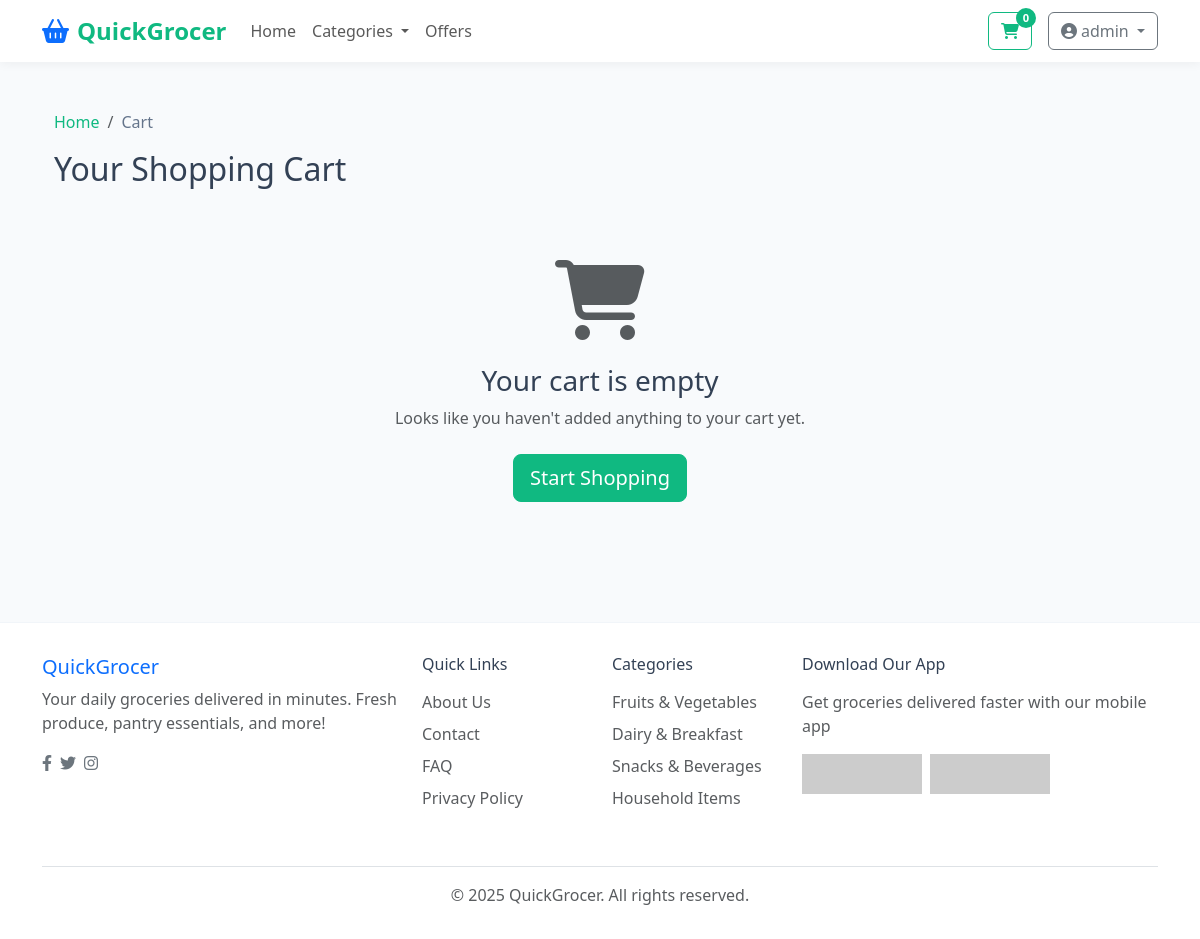
The app's page /cart/ (signed in), older data.
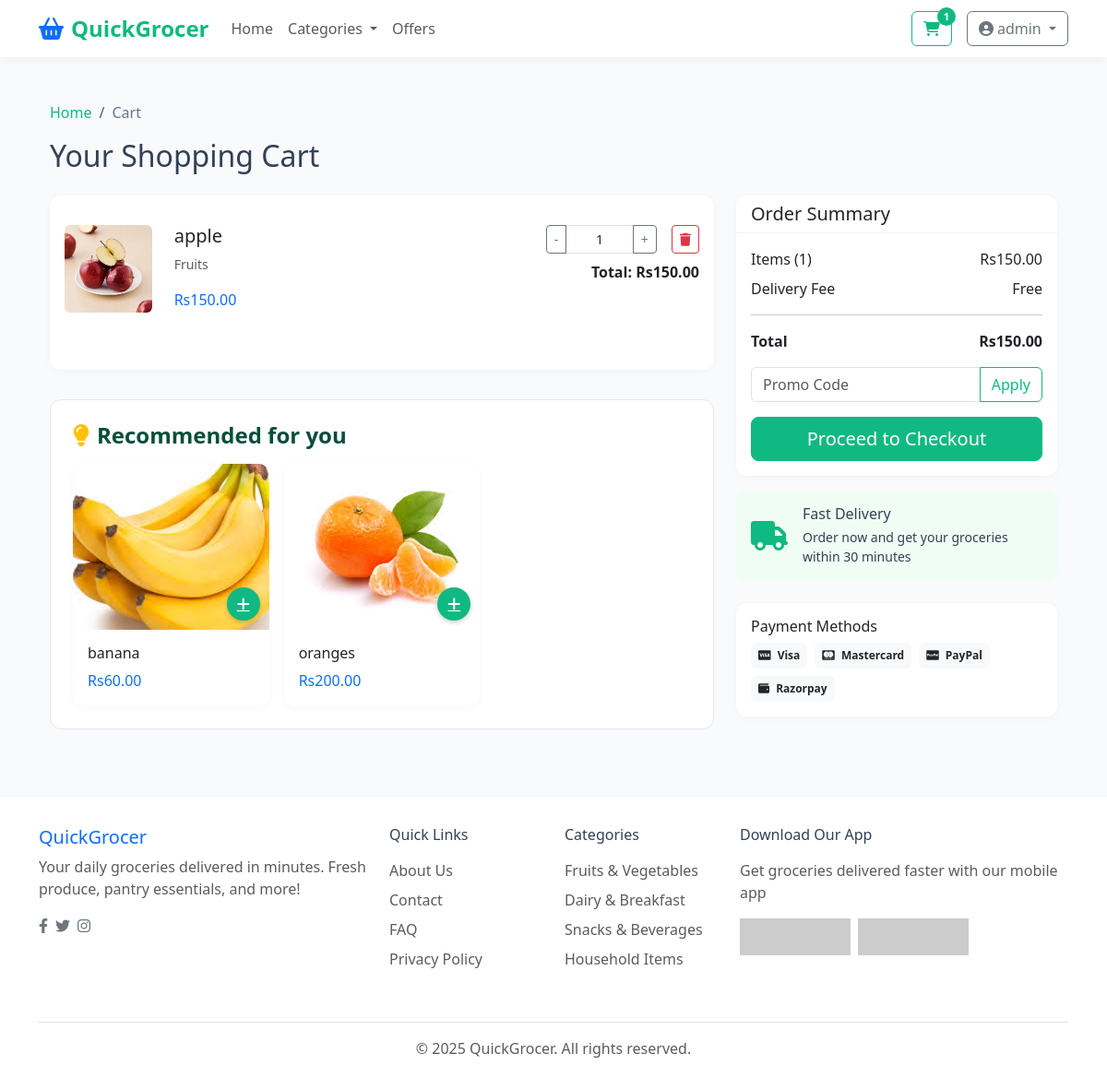
The same page, newer data.
### grocery_app/models.py (models this page shows, shortened)
class CartItem(models.Model):
    user = models.ForeignKey(User, on_delete=models.CASCADE)
    product = models.ForeignKey(Product, on_delete=models.CASCADE)
    quantity = models.PositiveIntegerField(default=1)
    def total_price(self):
        return self.quantity * self.product.price

class Product(models.Model):
    PRESCRIPTION_CHOICES = [
        ('OTC', 'Over The Counter'),
        ('RX', 'Prescription Required')
    ]
    name = models.CharField(max_length=200)
    slug = models.SlugField(unique=True)
    description = models.TextField()
    price = models.DecimalField(max_digits=10, decimal_places=2)
    category = models.ForeignKey(Category, on_delete=models.CASCADE, related_name='products')
    image = models.ImageField(upload_to='product_images/', blank=True, null=True)
    stock = models.PositiveIntegerField(default=0)
    created_at = models.DateTimeField(auto_now_add=True)
    updated_at = models.DateTimeField(auto_now=True)

class Category(models.Model):
    name = models.CharField(max_length=200)
    slug = models.SlugField(unique=True)
    description = models.TextField(blank=True)
    class Meta:
        verbose_name_plural = 'Categories'

### grocery_app/views.py (the view, shortened to what this page needs)
# urls.py: path('cart/', views.cart, name='cart'),
@login_required
@login_required
def cart(request):
    cart_items = CartItem.objects.filter(user=request.user)
    total = sum(item.total_price() for item in cart_items)
    discount_code = None
    discount_amount = Decimal('0.00')
    grand_total = total - discount_amount
    recommendations = []
    product_ids_in_cart = [item.product.id for item in cart_items]
    product_recommendation_map = {
        "bread": ["butter", "jam", "cheese"],
        "milk": ["cornflakes", "coffee", "oats"],
        "rice": ["lentils", "curry powder", "ghee"],
        "apple": ["banana", "orange", "grapes"]
    }
    all_recommendations = []
    for item in cart_items:
        product_name = item.product.name.lower()
        for key, recs in product_recommendation_map.items():
            if key in product_name:
                all_recommendations.extend(recs)
    if all_recommendations:
        import random
        if len(all_recommendations) > 3:
            recommendation_terms = random.sample(all_recommendations, 3)
        else:
            recommendation_terms = all_recommendations
        for term in recommendation_terms:
            recommended_products = Product.objects.filter(
                Q(name__icontains=term) |
                Q(description__icontains=term)
            ).exclude(id__in=product_ids_in_cart)[:1]  # Limit to 1 per term
            recommendations.extend(recommended_products)
    recommendations = recommendations[:3]
    return render(request, 'cart/cart.html', {
        'cart_items': cart_items,
        'total': total,
        'discount_code': discount_code,
        'discount_amount': discount_amount,
        'grand_total': grand_total,
        'recommended_products': recommendations
    })

### grocery_app/templates/cart/cart.html (shortened to what the changed rows need)
{% extends 'base.html' %}
{% load static %}
{% block content %}
<div class="container py-4">
    <h2 class="mb-4">Your Shopping Cart</h2>
    {% if cart_items %}
        <div class="row">
            <div class="col-lg-8">
                <div class="card mb-4">
                    <div class="card-body">
                        {% for item in cart_items %}
                            <div class="row mb-3 py-3 {% if not forloop.last %}border-bottom{% endif %}">
                                <div class="col-md-2 col-4">
                                    {% if item.product.image %}
                                        <img src="{{ item.product.image.url }}" class="img-fluid rounded" alt="{{ item.product.name }}">
                                    {% else %}
                                        <div class="bg-light rounded d-flex align-items-center justify-content-center" style="height: 80px; width: 80px;">
                                            <i class="fas fa-shopping-basket text-secondary"></i>
                                        </div>
                                    {% endif %}
                                </div>
                                <div class="col-md-6 col-8">
                                    <h5>{{ item.product.name }}</h5>
                                    <p class="text-muted small">{{ item.product.category.name }}</p>
                                    <p class="text-primary">Rs{{ item.product.price }}</p>
                                </div>
                                <div class="col-md-4 mt-3 mt-md-0">
                                    <div class="d-flex align-items-center justify-content-end">
                                        <div class="input-group input-group-sm" style="width: 120px;">
                                            <button class="btn btn-outline-secondary" type="button">-</button>
                                            <input type="text" class="form-control text-center" value="{{ item.quantity }}">
                                            <button class="btn btn-outline-secondary" type="button">+</button>
                                        </div>
                                        <a href="#" class="btn btn-sm btn-outline-danger ms-3">
                                            <i class="fas fa-trash"></i>
                                        </a>
                                    </div>
                                    <p class="text-end mt-2"><strong>Total: Rs{{ item.total_price }}</strong></p>
                                </div>
                            </div>
                        {% endfor %}
                    </div>
                </div>
                {% if recommended_products %}
                    <div class="recommendations">
                        <h4><i class="fas fa-lightbulb text-warning me-2"></i>Recommended for you</h4>
                        <div class="row row-cols-1 row-cols-md-3 g-3">
                            {% for product in recommended_products %}
                                <div class="col">
                                    <div class="card h-100 product-card">
                                        <div class="product-img-container">
                                            {% if product.image %}
                                                <img src="{{ product.image.url }}" class="card-img-top" alt="{{ product.name }}">
                                            {% else %}
                                                <div class="bg-light d-flex align-items-center justify-content-center" style="height: 180px;">
                                                    <i class="fas fa-shopping-basket text-secondary" style="font-size: 2rem;"></i>
                                                </div>
                                            {% endif %}
                                            <a href="{% url 'add_to_cart' product.id %}" class="add-to-cart-btn">
                                                <i class="fas fa-plus"></i>
                                            </a>
                                        </div>
                                        <div class="card-body">
                                            <h6 class="card-title">{{ product.name }}</h6>
                                            <p class="text-primary mb-0">Rs{{ product.price }}</p>
                                        </div>
                                    </div>
                                </div>
                            {% endfor %}
                        </div>
                    </div>
                {% endif %}
            </div>
            <div class="col-lg-4">
                <div class="card mb-3">
                    <div class="card-header">
                        <h5 class="mb-0">Order Summary</h5>
                    </div>
                    <div class="card-body">
                        <div class="d-flex justify-content-between mb-2">
                            <span>Items ({{ cart_items|length }})</span>
                            <span>Rs{{ total }}</span>
                        </div>
                        <div class="d-flex justify-content-between mb-2">
                            <span>Delivery Fee</span>
                            <span>Free</span>
                        </div>
                        <hr>
                        <div class="d-flex justify-content-between mb-3">
                            <span class="fw-bold">Total</span>
                            <span class="fw-bold">Rs{{ grand_total }}</span>
                        </div>
                        <form method="post" action="{% url 'apply_discount' %}" class="mb-3">
                            <div class="input-group">
                                <input type="text" class="form-control" placeholder="Promo Code" name="discount_code" value="{{ discount_code.code|default:'' }}">
                                <button class="btn btn-outline-primary" type="submit">Apply</button>
                            </div>
                        </form>
                        <div class="d-grid">
                            <a href="{% url 'checkout' %}" class="btn btn-primary btn-lg">Proceed to Checkout</a>
                        </div>
                    </div>
                </div>
                <div class="delivery-timer">
                    <div class="d-flex align-items-center">
                        <div class="timer-icon me-3">
                            <i class="fas fa-truck"></i>
                        </div>
                        <div>
                            <h6 class="mb-1">Fast Delivery</h6>
                            <p class="mb-0 small">Order now and get your groceries within 30 minutes</p>
                        </div>
                    </div>
                </div>
                <div class="card">
                    <div class="card-body">
                        <h6>Payment Methods</h6>
                        <div class="d-flex flex-wrap gap-2 mt-2">
                            <span class="badge bg-light text-dark p-2"><i class="fab fa-cc-visa me-1"></i> Visa</span>
                            <span class="badge bg-light text-dark p-2"><i class="fab fa-cc-mastercard me-1"></i> Mastercard</span>
                            <span class="badge bg-light text-dark p-2"><i class="fab fa-cc-paypal me-1"></i> PayPal</span>
                            <span class="badge bg-light text-dark p-2"><i class="fas fa-wallet me-1"></i> Razorpay</span>
                        </div>
                    </div>
                </div>
            </div>
        </div>
    {% else %}
        <div class="row justify-content-center">
            <div class="col-md-8 text-center py-5">
                <div class="mb-4">
                    <i class="fas fa-shopping-cart text-muted" style="font-size: 5rem;"></i>
                </div>
                <h3>Your cart is empty</h3>
                <p class="text-muted mb-4">Looks like you haven't added anything to your cart yet.</p>
                <a href="{% url 'home' %}" class="btn btn-primary btn-lg">Start Shopping</a>
            </div>
        </div>
    {% endif %}
</div>
{% endblock %}

### grocery_app/templates/base.html (shortened to what the changed rows need)
{% load static %}
<!DOCTYPE html>
<html lang="en">
<head>
    <link href="https://cdn.jsdelivr.net/npm/bootstrap@5.3.0/dist/css/bootstrap.min.css" rel="stylesheet">
    <link rel="stylesheet" href="https://cdnjs.cloudflare.com/ajax/libs/font-awesome/6.4.0/css/all.min.css">
</head>
<body>
    <nav class="navbar navbar-expand-lg navbar-light sticky-top">
        <div class="container">
            <div class="collapse navbar-collapse" id="navbarNav">
                <div class="d-flex align-items-center">
                    {% if user.is_authenticated %}
                        <a href="{% url 'cart' %}" class="btn btn-outline-primary position-relative me-3">
                            <i class="fas fa-shopping-cart"></i>
                            <span class="cart-badge">
                                {{ user.cartitem_set.count|default:'0' }}
                            </span>
                        </a>
                        <div class="dropdown">
                            <button class="btn btn-outline-secondary dropdown-toggle" type="button" id="userDropdown" data-bs-toggle="dropdown">
                                <i class="fas fa-user-circle me-1"></i>{{ user.username }}
                            </button>
                        </div>
                    {% else %}
                        <a href="{% url 'login' %}" class="btn btn-outline-primary me-2">Login</a>
                        <a href="{% url 'signup' %}" class="btn btn-primary">Sign Up</a>
                    {% endif %}
                </div>
            </div>
        </div>
    </nav>
    <div class="container mt-4">
        {% block content %}{% endblock %}
    </div>
</body>
</html>

Row changes from the older to the newer data that the page shows:
added CartItem: product.image (picture), product.name "apple", product.category.name "Fruits", product.price "150.00", quantity "1", total_price "150.00"
now on this page (row unchanged): Product: image (picture), name "banana", price "60.00"
now on this page (row unchanged): Product: image (picture), name "oranges", price "200.00"
Text that changed along with them:
{{ user.cartitem_set.count|default:'0' }}: "0" → "1"
{{ cart_items|length }}: (not shown) → "1"
{{ total }}: (not shown) → "150.00"
{{ grand_total }}: (not shown) → "150.00"
text no longer shown: "Your cart is empty Looks like you haven't added anything to your cart yet. Start Shopping"
text now shown: "Recommended for you Order Summary Items ( ) Rs Delivery Fee Free Total Rs Apply Proceed to Checkout Fast Delivery Order now and get your groceries within 30 minutes Payment Methods Visa Mastercard PayPal Razorpay"
